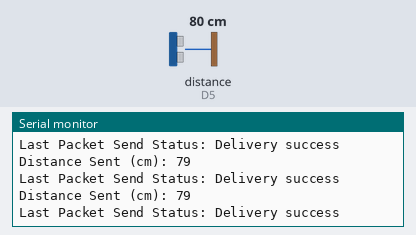
The sketch below on a simulated ESP8266 (NodeMCU). On the bench: the last lines printed to the serial monitor. Wiring (inferred from the names in the program): ultrasonic range finder: trigger D6; echo D5. The inputs (shaded band) are chosen by the test bench; at power-on: distance to the obstacle (sensor on D5) 80 cm. The echo pulse lasts 58.3 µs per cm.

Above: at 1.2 s.
1.3 s: distance to the obstacle (sensor on D5) set to 2 cm
At 1.6 s:
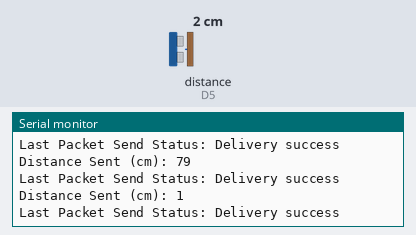
2.8 s: distance to the obstacle (sensor on D5) set to 4 cm
At 3.0 s:
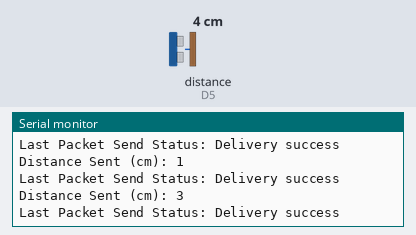
Timing chart, 0 to 5.8 s (numbered marks = the images above; inputs shaded):
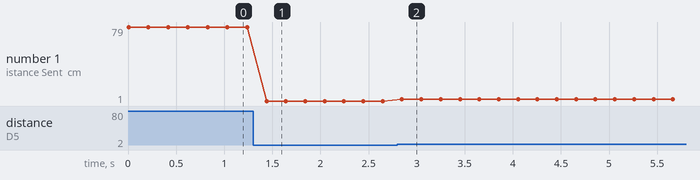

The sketch:

transmitter.ino
```cpp
#include <ESP8266WiFi.h>
#include <espnow.h>

#define TRIG_PIN D6
#define ECHO_PIN D5

// Structure for sending data
typedef struct struct_message {
  int distance;
} struct_message;

struct_message myData;

// MAC address of Receiver ESP (replace with your receiver’s MAC)
uint8_t receiverAddress[] = {0x24, 0x6F, 0x28, 0x12, 0x34, 0x56};

// Callback when data is sent
void OnDataSent(uint8_t *mac_addr, uint8_t sendStatus) {
  Serial.print("Last Packet Send Status: ");
  if (sendStatus == 0) {
    Serial.println("Delivery success");
  } else {
    Serial.println("Delivery fail");
  }
}

void setup() {
  Serial.begin(115200);

  pinMode(TRIG_PIN, OUTPUT);
  pinMode(ECHO_PIN, INPUT);

  // Set device as Wi-Fi station
  WiFi.mode(WIFI_STA);

  // Initialize ESP-NOW
  if (esp_now_init() != 0) {
    Serial.println("Error initializing ESP-NOW");
    return;
  }

  // Set ESP-NOW role
  esp_now_set_self_role(ESP_NOW_ROLE_CONTROLLER);

  // Register callback
  esp_now_register_send_cb(OnDataSent);

  // Add receiver peer
  esp_now_add_peer(receiverAddress,
                   ESP_NOW_ROLE_SLAVE,
                   1,
                   NULL,
                   0);
}

void loop() {
  // Trigger ultrasonic pulse
  digitalWrite(TRIG_PIN, LOW);
  delayMicroseconds(2);
  digitalWrite(TRIG_PIN, HIGH);
  delayMicroseconds(10);
  digitalWrite(TRIG_PIN, LOW);

  // Measure echo duration
  long duration = pulseIn(ECHO_PIN, HIGH);

  // Calculate distance in cm
  int distance = duration * 0.034 / 2;

  // Assign data
  myData.distance = distance;

  // Send data via ESP-NOW
  esp_now_send(receiverAddress,
               (uint8_t *) &myData,
               sizeof(myData));

  Serial.print("Distance Sent (cm): ");
  Serial.println(distance);

  delay(200);
}
```

Measured:
- after the input at 1.3 s, the serial monitor: prints a new line after 0.14 s (image 1)
- after the input at 2.8 s, the serial monitor: prints a new line after 0.05 s (image 2)
- plotted number 1: 79 → 1 after the input at 1.3 s, 1 → 3 after the input at 2.8 s
